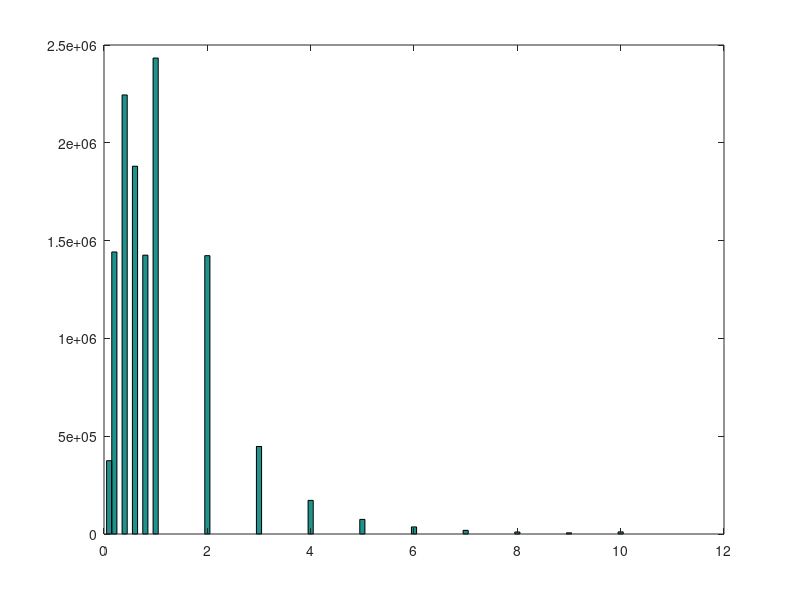

The MATLAB script that drew this image:
%this code is used to generate lognormal service distribution 
npatients = 13;
n_k = 1000000;
STlower =1;
STupper = 1; 
me=STlower; %Mean of Lognormal
v=STupper; %Variance of Lognormal
munorm= log((me^2)/sqrt(v+me^2));
sdnorm= sqrt(log(1+v/(me^2)));

uVectorReal=exp(randn(npatients-1,n_k)*sdnorm+munorm); %Lognormal
%uVector=[uVectorDummy;uVectorReal];
uVector = reshape (uVectorReal, (npatients-1)*n_k, 1);
mean(uVector)
std(uVector)
xbins = [00000.1 0.2 0.4 0.6 0.8 1 2 3 4 5 6 7 8 9 10]
hist(uVector, xbins )